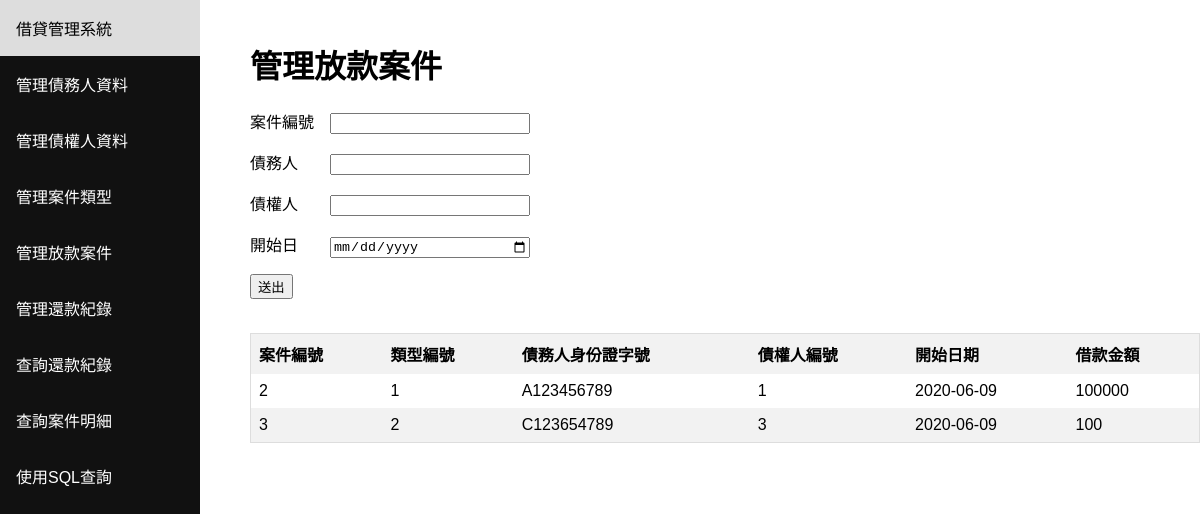
Screenshot of /project with the database file from the repository.
### tables this page shows
CREATE TABLE "LOAN_PROJECT" (
	`ProjectNumber`	INTEGER NOT NULL PRIMARY KEY AUTOINCREMENT UNIQUE,
	`TypeNumber`	INTEGER NOT NULL,
	`DebterID`	TEXT NOT NULL,
	`CreditorNumber`	INTEGER NOT NULL,
	`StartDate`	NUMERIC NOT NULL,
	`OutstandingAmount`	INTEGER NOT NULL,
	FOREIGN KEY(`DebterID`) REFERENCES `DEBTER`(`ID`),
	FOREIGN KEY(`TypeNumber`) REFERENCES `LOAN_PROJECT_TYPE`(`TypeNumber`)
);

### main.py (the view, shortened to what this page needs)
@app.route('/project', methods=['GET', 'POST'])
def project():
    types = get_query("select TypeNumber,TypeName, TotalPrinciple, NumberOfPeriod from LOAN_PROJECT_TYPE;")
    debters = get_query("select ID, Name from DEBTER;")
    creditors = get_query("select CreditorNumber, Name from CREDITOR;")
    table = get_query("select * from LOAN_PROJECT;")
    return render_template(
                'project.html',
                types=types,
                debters=debters,
                creditors=creditors,
                columns=['案件編號','類型編號','債務人身份證字號','債權人編號','開始日期','借款金額'],
                table=table
            )

### main.py (called while the page is built)
def get_query(query):
    conn = sqlite3.connect('database.db')
    conn.row_factory = sqlite3.Row
    cur = conn.cursor()
    exe = cur.execute(query)
    rows = cur.fetchall()
    conn.close()
    output = []
    for row in rows:
        temp = dict(row)
        output.append(list(temp.values()))
    return output

### templates/project.html (shortened to what this page needs)
<html><body><div class="sidenav"><a href="/">借貸管理系統</a><a href="/debter">管理債務人資料</a><a href="/creditor">管理債權人資料</a><a href="/project_type">管理案件類型</a><a href="/project">管理放款案件</a><a href="/period">管理還款紀錄</a><a href="/repayment_record">查詢還款紀錄</a><a href="/">查詢案件明細</a><a href="/sql">使用SQL查詢</a></div><div class="content"><h1>管理放款案件</h1><form method="POST" action=""><div><p>案件編號　<input id="TypeNumber" list="TypeNames" name="TypeNumber" autocomplete="off" style="width:200px"/></p><p>債務人　　<input id="DebterID" list="Debters" name="DebterID" autocomplete="off" style="width:200px"/></p><p>債權人　　<input id="CreditorNumber" list="Creditors" name="CreditorNumber" autocomplete="off" style="width:200px"/></p><p>開始日　　<input name="StartDate" type="date" style="width:200px"/></p><p><input type="submit" value="送出"/></p></div><br/><div style="overflow-x:auto;"><table><thead>{% for column in columns %}<th>{{ column }}</th>{% endfor %}</thead><tbody>{% for row in table %}<tr>{% for item in row %}<td>{{ item }}</td>{% endfor %}</tr>{% endfor %}</tbody></table></div></form></div></body></html>

### templates/project.html (style rules this page uses)
* { box-sizing: border-box; }
body { margin: 0; font-family: Arial, Helvetica, sans-serif; }
.sidenav { height: 100%; width: 200px; position: fixed; z-index: 1; top: 0; left: 0; background-color: #111; overflow-x: hidden; }
.sidenav a { color: white; padding: 16px; text-decoration: none; display: block; }
.content { margin-left: 200px; padding-left: 50px; padding-top: 20px; }
table { border-collapse: collapse; border-spacing: 0; width: 100%; border: 1px solid #ddd; }
th, td { text-align: left; padding: 8px; }
tr:nth-child(even) { background-color: #f2f2f2 }

### rows the page displays
LOAN_PROJECT: row "2" "1" "1", DebterID "A123456789", StartDate "2020-06-09", OutstandingAmount "100000"
LOAN_PROJECT: row "3" "2" "3" "100", DebterID "C123654789", StartDate "2020-06-09"

### other values shown
{{ column }} "案件編號" "類型編號" "債務人身份證字號" "債權人編號" "開始日期" "借款金額"
